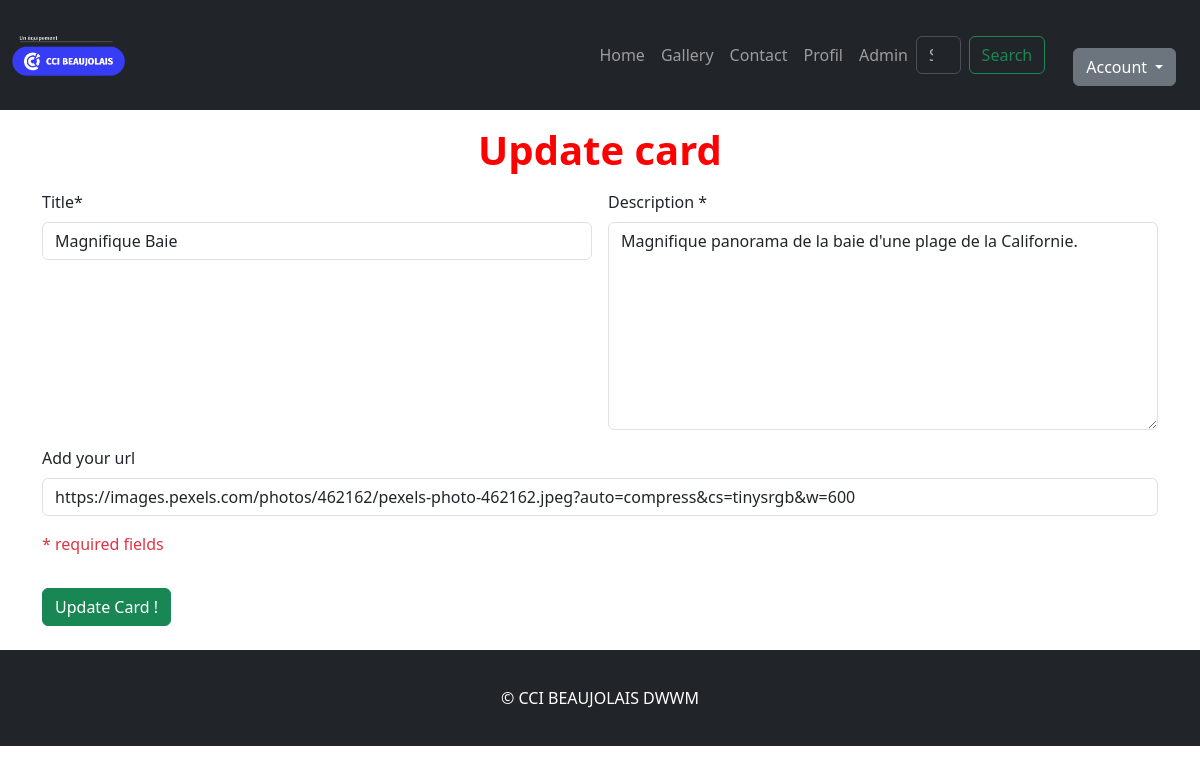
The app's page /?page=admin_update_card&id=43 (signed in) with its own data.
### tables this page shows
CREATE TABLE `post` (
  `id` int(11) NOT NULL,
  `user_id` int(11) NOT NULL DEFAULT 14,
  `title` varchar(80) NOT NULL,
  `description` varchar(255) NOT NULL,
  `image` varchar(255) NOT NULL,
  `create_at` datetime NOT NULL DEFAULT current_timestamp()
);

### controllers/controller_admin_update_card.php (called while the page is built, shortened)
<?php
$db = connectDB();
$id_to_update = (int)$_GET['id'];
if ($db){
    $sql = $db->query("SELECT * FROM post WHERE id = $id_to_update");
    $sql->execute();
    $post = ($sql->fetch(PDO::FETCH_ASSOC));
}
include "./views/base.phtml";
?>

### index.php (called while the page is built, shortened)
<?php
    require "./services/router.php";
    require "./controllers/controller_{$page}.php";
?>

### views/template_admin_update_card.phtml (the view)
<h1>Update card</h1>
<form class="row g-3" action="?page=admin_update_card&id=<?=$post['id']?>" method="POST">
    <div class="col-md-6">
        <label for="title" class="form-label">Title*</label>
        <input type="text" class="form-control" id="title" name="title" placeholder="Add a title" value="<?=$post['title']?>" required>
    </div>
    <div class="col-md-6">
        <label for="description" class="form-label">Description *</label>
        <textarea maxlength="255" type="text" class="form-control" id="description" name="description"
        placeholder="Add a description" required><?=$post['description']?></textarea>
    </div>
    <div class="col-md-12">
        <label for="image" class="form-label">Add your url</label>
        <input type="text" class="form-control" id="image" name="image" placeholder="Add a picture"  value="<?=$post['image']?>" required>
    </div>
    <p>
        <span class="text-danger">*  required fields</span>
    </p>
    <div class="col-12 mb-4 ">
        <input type="submit" class="btn btn-success" value="Update Card !">
    </div>
</form>

### assets/css/main.css (style rules this page uses)
h1 { color:red; text-align: center; font-weight: bold; margin: 1rem; }
p { text-align: justify; }
textarea { height: 13rem; }

### records on screen
post: title "Magnifique Baie", description "Magnifique panorama de la baie d'une plage de la Californie.", image "https://images.pexels.com/photos/462162/pexels-photo-462162.jpeg?auto=compress&cs=tinysrgb&w=600"
